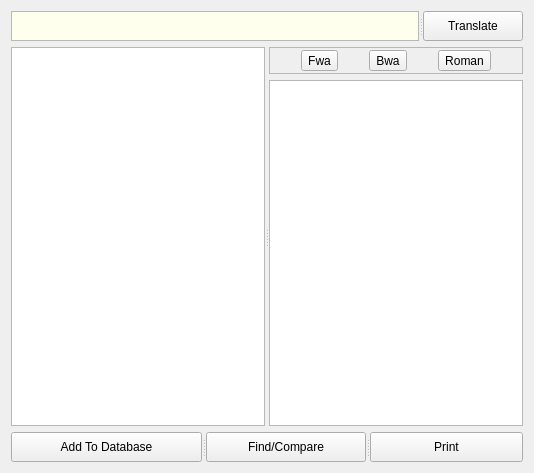
      <widget class="QWidget" name="tab">
       <attribute name="title">
        <string>Translate</string>
       </attribute>
       <layout class="QGridLayout">
        <item row="0" column="0">
         <widget class="QSplitter" name="splitter">
          <property name="orientation">
           <enum>Qt::Horizontal</enum>
          </property>
          <widget class="QTextEdit" name="jcnText_LE">
           <property name="maximumSize">
            <size>
             <width>16777215</width>
             <height>30</height>
            </size>
           </property>
           <property name="palette">
            <palette>
             <active>
              <colorrole role="Base">
               <brush brushstyle="SolidPattern">
                <color alpha="255">
                 <red>254</red>
                 <green>255</green>
                 <blue>237</blue>
                </color>
               </brush>
              </colorrole>
             </active>
             <inactive>
              <colorrole role="Base">
               <brush brushstyle="SolidPattern">
                <color alpha="255">
                 <red>254</red>
                 <green>255</green>
                 <blue>237</blue>
                </color>
               </brush>
              </colorrole>
             </inactive>
             <disabled>
              <colorrole role="Base">
               <brush brushstyle="SolidPattern">
                <color alpha="255">
                 <red>255</red>
                 <green>255</green>
                 <blue>255</blue>
                </color>
               </brush>
              </colorrole>
             </disabled>
            </palette>
           </property>
           <property name="verticalScrollBarPolicy">
            <enum>Qt::ScrollBarAlwaysOff</enum>
           </property>
           <property name="horizontalScrollBarPolicy">
            <enum>Qt::ScrollBarAlwaysOff</enum>
           </property>
           <property name="lineWrapMode">
            <enum>QTextEdit::NoWrap</enum>
           </property>
          </widget>
          <widget class="QPushButton" name="calc_PB">
           <property name="maximumSize">
            <size>
             <width>100</width>
             <height>30</height>
            </size>
           </property>
           <property name="statusTip">
            <string>Translate current text and display results</string>
           </property>
           <property name="text">
            <string>Translate</string>
           </property>
           <property name="icon">
            <iconset resource="jcn.qrc">
             <normaloff>:/images/xlt.png</normaloff>:/images/xlt.png</iconset>
           </property>
          </widget>
         </widget>
        </item>
        <item row="1" column="0">
         <widget class="QSplitter" name="splitter_2">
          <property name="orientation">
           <enum>Qt::Horizontal</enum>
          </property>
          <widget class="QListWidget" name="jcnStr_LIST">
           <property name="toolTip">
            <string>Predefined JCN Strings
Leave selection blank if yoiu do not wish to use it
Otherwise it will be prepended to text above</string>
           </property>
          </widget>
          <widget class="QWidget" name="layoutWidget">
           <layout class="QVBoxLayout">
            <item>
             <widget class="QFrame" name="frame">
              <property name="frameShape">
               <enum>QFrame::StyledPanel</enum>
              </property>
              <property name="frameShadow">
               <enum>QFrame::Raised</enum>
              </property>
              <layout class="QHBoxLayout">
               <property name="spacing">
                <number>2</number>
               </property>
               <property name="margin">
                <number>2</number>
               </property>
               <item>
                <widget class="QToolButton" name="showFwa_TB">
                 <property name="toolTip">
                  <string>Display FWA Numbers</string>
                 </property>
                 <property name="text">
                  <string>Fwa</string>
                 </property>
                 <property name="icon">
                  <iconset resource="jcn.qrc">
                   <normaloff>:/images/fwa.png</normaloff>:/images/fwa.png</iconset>
                 </property>
                 <property name="checkable">
                  <bool>true</bool>
                 </property>
                </widget>
               </item>
               <item>
                <widget class="QToolButton" name="showBwa_TB">
                 <property name="toolTip">
                  <string>Display BWA Numbers</string>
                 </property>
                 <property name="text">
                  <string>Bwa</string>
                 </property>
                 <property name="icon">
                  <iconset resource="jcn.qrc">
                   <normaloff>:/images/bwa.png</normaloff>:/images/bwa.png</iconset>
                 </property>
                 <property name="checkable">
                  <bool>true</bool>
                 </property>
                </widget>
               </item>
               <item>
                <widget class="QToolButton" name="useRoman_TB">
                 <property name="toolTip">
                  <string>Use Roman Numerals</string>
                 </property>
                 <property name="text">
                  <string>Roman</string>
                 </property>
                 <property name="icon">
                  <iconset resource="jcn.qrc">
                   <normaloff>:/images/v-rom.png</normaloff>:/images/v-rom.png</iconset>
                 </property>
                 <property name="checkable">
                  <bool>true</bool>
                 </property>
                </widget>
               </item>
              </layout>
             </widget>
            </item>
            <item>
             <widget class="QTextEdit" name="jcnResult_TE">
              <property name="toolTip">
               <string>Results of JCN transaltions</string>
              </property>
             </widget>
            </item>
           </layout>
          </widget>
         </widget>
        </item>
        <item row="2" column="0">
         <widget class="QSplitter" name="splitter_5">
          <property name="orientation">
           <enum>Qt::Horizontal</enum>
          </property>
          <widget class="QPushButton" name="addToDb_PB">
           <property name="maximumSize">
            <size>
             <width>16777215</width>
             <height>30</height>
            </size>
           </property>
           <property name="toolTip">
            <string>Add current text including predefined JCN string (if one is selected) to database</string>
           </property>
           <property name="text">
            <string>Add To Database</string>
           </property>
           <property name="icon">
            <iconset resource="jcn.qrc">
             <normaloff>:/images/db-add.png</normaloff>:/images/db-add.png</iconset>
           </property>
          </widget>
          <widget class="QPushButton" name="find_PB">
           <property name="maximumSize">
            <size>
             <width>16777215</width>
             <height>30</height>
            </size>
           </property>
           <property name="toolTip">
            <string>Run search and compare on current text</string>
           </property>
           <property name="text">
            <string>Find/Compare</string>
           </property>
           <property name="icon">
            <iconset resource="jcn.qrc">
             <normaloff>:/images/db-search.png</normaloff>:/images/db-search.png</iconset>
           </property>
          </widget>
          <widget class="QPushButton" name="printResult_PB">
           <property name="maximumSize">
            <size>
             <width>16777215</width>
             <height>30</height>
            </size>
           </property>
           <property name="statusTip">
            <string>Print Results</string>
           </property>
           <property name="text">
            <string>Print</string>
           </property>
           <property name="icon">
            <iconset resource="jcn.qrc">
             <normaloff>:/images/printer.png</normaloff>:/images/printer.png</iconset>
           </property>
          </widget>
         </widget>
        </item>
       </layout>
      </widget>
